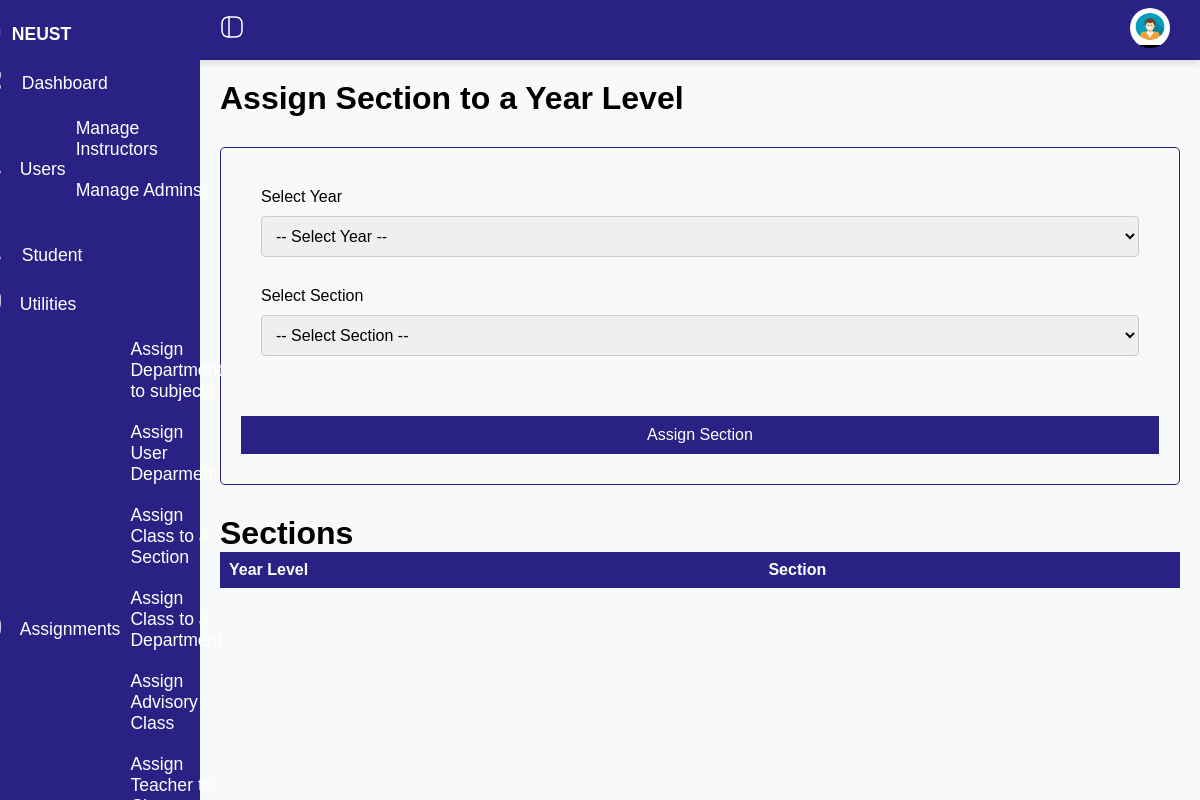
The page /assigning/class_section.php (signed in) on the database as committed earlier.
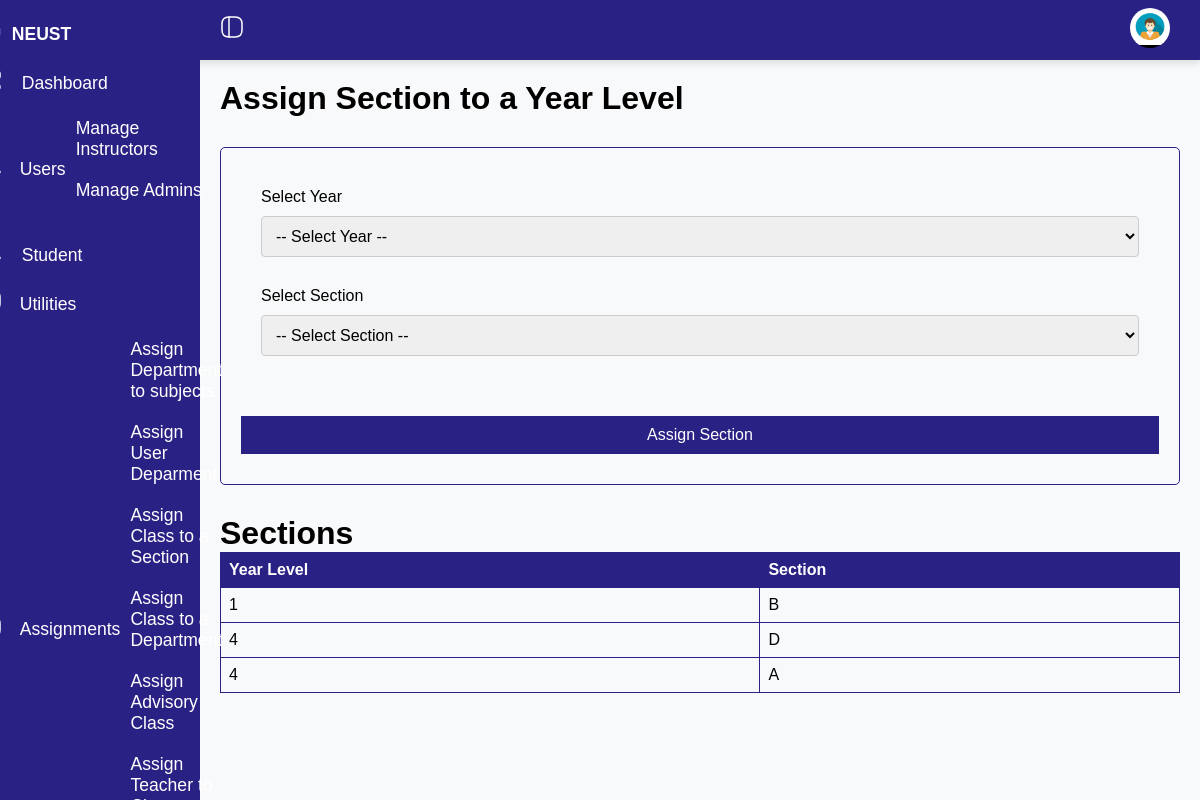
The same page on the database as committed later.
### tables this page shows
CREATE TABLE `class` (
  `class_id` int(11) NOT NULL,
  `year_level` int(11) DEFAULT NULL,
  `section_id` int(10) NOT NULL
);

CREATE TABLE `section` (
  `section_id` int(11) NOT NULL,
  `sections` varchar(11) NOT NULL,
  `status` enum('Active','Archived') DEFAULT 'Active',
  `dep_id` int(11) NOT NULL
);

### assigning/class_section.php (the view, shortened to what this page needs)
<?php
$host = 'localhost';
$dbname = 'cap';
$username = 'root';
$password = '';
try {
    $conn = new PDO("mysql:host=$host;dbname=$dbname", $username, $password);
    $conn->setAttribute(PDO::ATTR_ERRMODE, PDO::ERRMODE_EXCEPTION);
} catch (PDOException $e) {
    die("Connection failed: " . $e->getMessage());
}
?>
<!DOCTYPE html>
<html lang="en">
<head>
    <link rel="stylesheet" href="../sidebar.css">
</head>
<body>
    <nav class="topbar">
        <div class="toggle" onclick="toggleSidebar()">
        </div>
        <div class="user">
            <div class="dropdown">
                <button class="dropdown-btn " onclick="toggleUser()">
                    <img src="/img/admin.jpg" alt="User Profile" class="profile-img">
                </button>
            </div>
        </div>
    </nav>
    <div class="container">
        <?php include '../components/sidebar.php'; ?>
        <div class="main">
            <h1>Assign Section to a Year Level </h1>
            <div class="form-container">
                <form method="POST" action="assign_class_sec.php">
                    <div class="form1">
                        <div>
                            <label for="class_id">Select Year</label>
                            <select name="class" id="class_id" required>
                                <option value="">-- Select Year --</option>
                            </select>
                        </div>
                        <div>
                            <label for="section_id">Select Section</label>
                            <select name="section" id="section_id" required>
                                <option value="">-- Select Section --</option>
                            </select>
                        </div>
                    </div>
                    <div class="form1-btn">
                        <button type="submit" name="submit">Assign Section</button>
                    </div>
                </form>
            </div>
            <?php
            $query = "
       SELECT * FROM class
       JOIN section ON class.section_id = section.section_id ORDER BY year_level ASC
       ";
            $stmt = $conn->prepare($query);
            $stmt->execute();
            $sections = $stmt->fetchAll(PDO::FETCH_ASSOC);
            ?>
            <div>
                <h1>Sections</h1>
                <table style="width: 100%; border-collapse: collapse; border: 1px solid #2A2185;">
                    <thead style="background-color: #2A2185; color: white;">
                        <tr>
                            <th style="padding: 8px; text-align: left; border: 1px solid #2A2185;">Year Level</th>
                            <th style="padding: 8px; text-align: left; border: 1px solid #2A2185;">Section</th>
                        </tr>
                    </thead>
                    <tbody>
                        <?php foreach ($sections as $row): ?>
                            <tr>
                                <td style="padding: 8px; border: 1px solid #2A2185;">
                                    <?= htmlspecialchars($row['year_level']) ?>
                                </td>
                                <td style="padding: 8px; border: 1px solid #2A2185;">
                                    <?= htmlspecialchars($row['sections']) ?>
                                </td>
                            </tr>
                        <?php endforeach; ?>
                    </tbody>
                </table>
            </div>
        </div>
    </div>
</body>
</html>

Rows that differ between the two databases and show on the page:
added class: year_level "1", section.sections "B"
added class: year_level "4", section.sections "D"
added class: year_level "4", section.sections "A"
